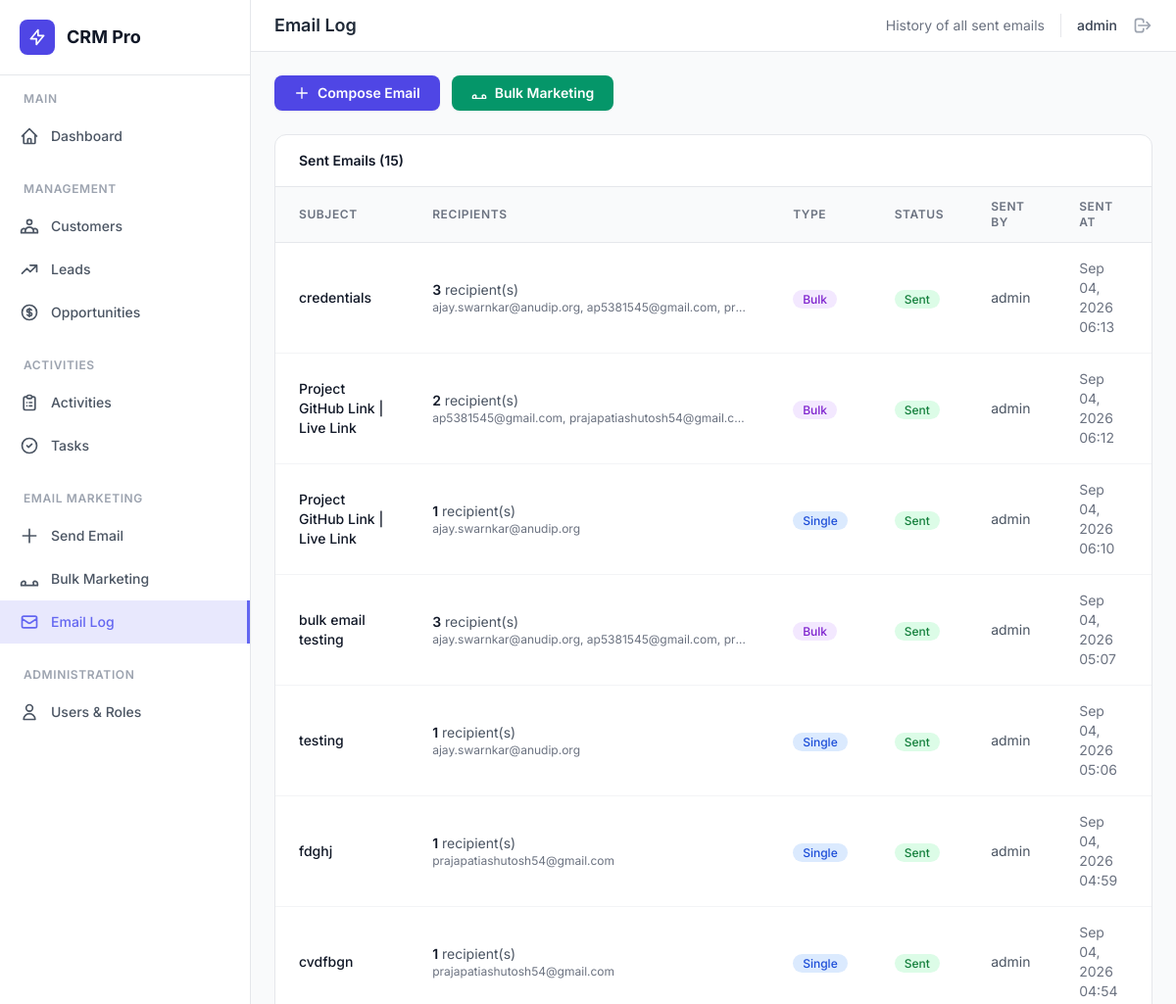
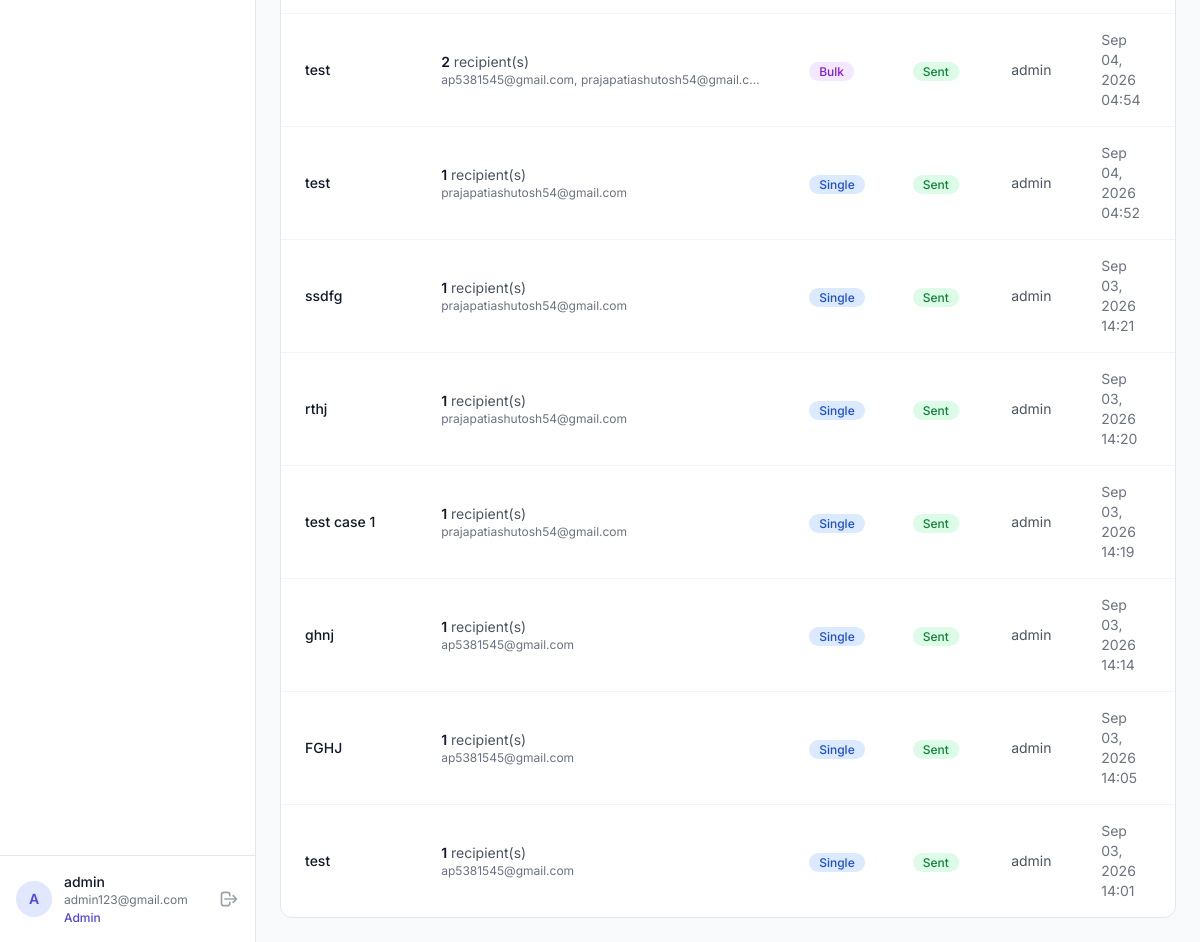
The app's page /crm/email/log/ (signed in) with its own data (2 pictures, top to bottom).
### user/models.py (models this page shows, shortened)
class User(models.Model):
    id = models.AutoField(primary_key=True)
    user_name = models.CharField(max_length=100, unique=True)
    password = models.CharField(max_length=256)
    email = models.EmailField(unique=True)
    is_active = models.BooleanField(default=True)
    is_admin = models.BooleanField(default=False)
    created_at = models.DateTimeField(auto_now_add=True)

class EmailLog(models.Model):
    id = models.AutoField(primary_key=True)
    subject = models.CharField(max_length=200)
    body = models.TextField()
    recipient_emails = models.TextField()
    recipient_count = models.PositiveIntegerField(default=0)
    sent_by = models.ForeignKey(
        User, on_delete=models.SET_NULL, null=True, blank=True
    )
    is_bulk = models.BooleanField(default=False)
    status = models.CharField(
        max_length=20,
        choices=[("Sent", "Sent"), ("Failed", "Failed")],
        default="Sent",
    )
    sent_at = models.DateTimeField(auto_now_add=True)

### user/views.py (the view)
# urls.py: path("email/log/", views.email_log, name="email_log"),
def email_log(request):
    current_user = _require_login(request)
    if not current_user:
        return redirect("login")
    logs = EmailLog.objects.all().order_by("-sent_at")
    if not current_user.is_admin:
        logs = logs.filter(sent_by=current_user)
    context = {
        "logs": logs,
        "current_user": current_user,
    }
    return render(request, "user/email_log.html", context)

### user/views.py (called while the page is built)
def _require_login(request):
    user_id = request.session.get("user_id")
    if not user_id:
        return None
    try:
        return User.objects.get(id=user_id)
    except User.DoesNotExist:
        return None

### user/templates/user/email_log.html (shortened to what this page needs)
{% extends "base.html" %}
{% load static %}
{% block page_title %}Email Log{% endblock %}
{% block page_subtitle %}History of all sent emails{% endblock %}
{% block content %}
<div class="flex flex-wrap gap-3 mb-6">
    <a href="{% url 'email_compose' %}" class="inline-flex items-center gap-2 bg-indigo-600 text-white px-5 py-2 rounded-lg text-sm font-semibold hover:bg-indigo-700 transition-colors shadow-sm">
        <svg class="w-4 h-4" fill="none" stroke="currentColor" viewBox="0 0 24 24"><path stroke-linecap="round" stroke-linejoin="round" stroke-width="2" d="M12 4v16m8-8H4"/></svg>
        Compose Email
    </a>
    <a href="{% url 'email_bulk' %}" class="inline-flex items-center gap-2 bg-emerald-600 text-white px-5 py-2 rounded-lg text-sm font-semibold hover:bg-emerald-700 transition-colors shadow-sm">
        <svg class="w-4 h-4" fill="none" stroke="currentColor" viewBox="0 0 24 24"><path stroke-linecap="round" stroke-linejoin="round" stroke-width="2" d="M17 20h5v-2a3 3 0 00-5.356-1.857M17 20H7m10 0v-2c0-.656-.126-1.283-.356-1.857M7 20H2v-2a3 3 0 015.356-1.857M7 20v-2c0-.656.126-1.283.356-1.857"/></svg>
        Bulk Marketing
    </a>
</div>
<div class="bg-white rounded-xl border border-gray-200 overflow-hidden">
    <div class="px-6 py-4 border-b border-gray-200">
        <h3 class="text-sm font-semibold text-gray-900">Sent Emails ({{ logs|length }})</h3>
    </div>
    <div class="overflow-x-auto">
        <table class="w-full">
            <thead class="bg-gray-50 border-b border-gray-200">
                <tr>
                    <th class="px-6 py-3 text-left text-xs font-semibold text-gray-500 uppercase tracking-wider">Subject</th>
                    <th class="px-6 py-3 text-left text-xs font-semibold text-gray-500 uppercase tracking-wider">Recipients</th>
                    <th class="px-6 py-3 text-left text-xs font-semibold text-gray-500 uppercase tracking-wider">Type</th>
                    <th class="px-6 py-3 text-left text-xs font-semibold text-gray-500 uppercase tracking-wider">Status</th>
                    <th class="px-6 py-3 text-left text-xs font-semibold text-gray-500 uppercase tracking-wider">Sent By</th>
                    <th class="px-6 py-3 text-left text-xs font-semibold text-gray-500 uppercase tracking-wider">Sent At</th>
                </tr>
            </thead>
            <tbody class="divide-y divide-gray-100">
                {% for log in logs %}
                <tr class="hover:bg-gray-50 transition-colors">
                    <td class="px-6 py-4 text-sm font-medium text-gray-900">{{ log.subject }}</td>
                    <td class="px-6 py-4 text-sm text-gray-600">
                        <span class="font-semibold text-gray-900">{{ log.recipient_count }}</span> recipient(s)
                        <p class="text-xs text-gray-500 max-w-xs truncate">{{ log.recipient_emails }}</p>
                    </td>
                    <td class="px-6 py-4">
                        <span class="px-2.5 py-0.5 text-xs font-medium rounded-full {% if log.is_bulk %}bg-purple-100 text-purple-700{% else %}bg-blue-100 text-blue-700{% endif %}">
                            {% if log.is_bulk %}Bulk{% else %}Single{% endif %}
                        </span>
                    </td>
                    <td class="px-6 py-4">
                        <span class="px-2.5 py-0.5 text-xs font-medium rounded-full {% if log.status == 'Sent' %}bg-green-100 text-green-700{% else %}bg-red-100 text-red-700{% endif %}">
                            {{ log.status }}
                        </span>
                    </td>
                    <td class="px-6 py-4 text-sm text-gray-600">{{ log.sent_by.user_name|default:"System" }}</td>
                    <td class="px-6 py-4 text-sm text-gray-500">{{ log.sent_at|date:"M d, Y H:i" }}</td>
                </tr>
                {% empty %}
                <tr>
                    <td colspan="6" class="px-6 py-12 text-center text-sm text-gray-500">No emails sent yet. Compose an email or launch a bulk campaign above.</td>
                </tr>
                {% endfor %}
            </tbody>
        </table>
    </div>
</div>
{% endblock %}

### user/templates/base.html (shortened to what this page needs)
<!DOCTYPE html>
<html lang="en">
<head>
    <script src="https://cdn.tailwindcss.com"></script>
</head>
<body class="bg-gray-50 text-gray-900">
    <div class="flex min-h-screen">
        <aside id="sidebar" class="w-64 bg-white border-r border-gray-200 flex flex-col fixed h-full z-30 transition-transform duration-300">
            <div class="p-5 border-b border-gray-200">
                <div class="flex items-center gap-3">
                    <div class="w-9 h-9 bg-indigo-600 rounded-lg flex items-center justify-center">
                        <svg class="w-5 h-5 text-white" fill="none" stroke="currentColor" viewBox="0 0 24 24">
                            <path stroke-linecap="round" stroke-linejoin="round" stroke-width="2" d="M13 10V3L4 14h7v7l9-11h-7z"/>
                        </svg>
                    </div>
                    <span class="text-lg font-bold text-gray-900">CRM Pro</span>
                </div>
            </div>
            <nav class="flex-1 py-4 overflow-y-auto">
                <div class="px-3 mb-2">
                    <p class="text-xs font-semibold text-gray-400 uppercase tracking-wider px-3 mb-2">Main</p>
                </div>
                <a href="{% url 'user_home' %}" class="sidebar-link flex items-center gap-3 px-5 py-3 text-sm font-medium text-gray-600 {% if request.resolver_match.url_name == 'user_home' %}active{% endif %}">
                    <svg class="w-5 h-5" fill="none" stroke="currentColor" viewBox="0 0 24 24"><path stroke-linecap="round" stroke-linejoin="round" stroke-width="2" d="M3 12l2-2m0 0l7-7 7 7M5 10v10a1 1 0 001 1h3m10-11l2 2m-2-2v10a1 1 0 01-1 1h-3m-6 0a1 1 0 001-1v-4a1 1 0 011-1h2a1 1 0 011 1v4a1 1 0 001 1m-6 0h6"/></svg>
                    Dashboard
                </a>
                <div class="px-3 mt-6 mb-2">
                    <p class="text-xs font-semibold text-gray-400 uppercase tracking-wider px-3 mb-2">Management</p>
                </div>
                <a href="{% url 'customer_list' %}" class="sidebar-link flex items-center gap-3 px-5 py-3 text-sm font-medium text-gray-600 {% if request.resolver_match.url_name == 'customer_list' %}active{% endif %}">
                    Customers
                </a>
                <a href="{% url 'lead_list' %}" class="sidebar-link flex items-center gap-3 px-5 py-3 text-sm font-medium text-gray-600 {% if request.resolver_match.url_name == 'lead_list' %}active{% endif %}">
                    <svg class="w-5 h-5" fill="none" stroke="currentColor" viewBox="0 0 24 24"><path stroke-linecap="round" stroke-linejoin="round" stroke-width="2" d="M13 7h8m0 0v8m0-8l-8 8-4-4-6 6"/></svg>
                    Leads
                </a>
                <a href="{% url 'opportunity_list' %}" class="sidebar-link flex items-center gap-3 px-5 py-3 text-sm font-medium text-gray-600 {% if request.resolver_match.url_name == 'opportunity_list' %}active{% endif %}">
                    Opportunities
                </a>
                <div class="px-3 mt-6 mb-2">
                    <p class="text-xs font-semibold text-gray-400 uppercase tracking-wider px-3 mb-2">Activities</p>
                </div>
                <a href="{% url 'activity_list' %}" class="sidebar-link flex items-center gap-3 px-5 py-3 text-sm font-medium text-gray-600 {% if request.resolver_match.url_name == 'activity_list' %}active{% endif %}">
                    <svg class="w-5 h-5" fill="none" stroke="currentColor" viewBox="0 0 24 24"><path stroke-linecap="round" stroke-linejoin="round" stroke-width="2" d="M9 5H7a2 2 0 00-2 2v12a2 2 0 002 2h10a2 2 0 002-2V7a2 2 0 00-2-2h-2M9 5a2 2 0 002 2h2a2 2 0 002-2M9 5a2 2 0 012-2h2a2 2 0 012 2m-3 7h3m-3 4h3m-6-4h.01M9 16h.01"/></svg>
                    Activities
                </a>
                <a href="{% url 'task_list' %}" class="sidebar-link flex items-center gap-3 px-5 py-3 text-sm font-medium text-gray-600 {% if request.resolver_match.url_name == 'task_list' %}active{% endif %}">
                    <svg class="w-5 h-5" fill="none" stroke="currentColor" viewBox="0 0 24 24"><path stroke-linecap="round" stroke-linejoin="round" stroke-width="2" d="M9 12l2 2 4-4m6 2a9 9 0 11-18 0 9 9 0 0118 0z"/></svg>
                    Tasks
                </a>
                <div class="px-3 mt-6 mb-2">
                    <p class="text-xs font-semibold text-gray-400 uppercase tracking-wider px-3 mb-2">Email Marketing</p>
                </div>
                <a href="{% url 'email_compose' %}" class="sidebar-link flex items-center gap-3 px-5 py-3 text-sm font-medium text-gray-600 {% if request.resolver_match.url_name == 'email_compose' %}active{% endif %}">
                    <svg class="w-5 h-5" fill="none" stroke="currentColor" viewBox="0 0 24 24"><path stroke-linecap="round" stroke-linejoin="round" stroke-width="2" d="M12 4v16m8-8H4"/></svg>
                    Send Email
                </a>
                <a href="{% url 'email_bulk' %}" class="sidebar-link flex items-center gap-3 px-5 py-3 text-sm font-medium text-gray-600 {% if request.resolver_match.url_name == 'email_bulk' %}active{% endif %}">
                    <svg class="w-5 h-5" fill="none" stroke="currentColor" viewBox="0 0 24 24"><path stroke-linecap="round" stroke-linejoin="round" stroke-width="2" d="M17 20h5v-2a3 3 0 00-5.356-1.857M17 20H7m10 0v-2c0-.656-.126-1.283-.356-1.857M7 20H2v-2a3 3 0 015.356-1.857M7 20v-2c0-.656.126-1.283.356-1.857"/></svg>
                    Bulk Marketing
                </a>
                <a href="{% url 'email_log' %}" class="sidebar-link flex items-center gap-3 px-5 py-3 text-sm font-medium text-gray-600 {% if request.resolver_match.url_name == 'email_log' %}active{% endif %}">
                    <svg class="w-5 h-5" fill="none" stroke="currentColor" viewBox="0 0 24 24"><path stroke-linecap="round" stroke-linejoin="round" stroke-width="2" d="M3 8l7.89 5.26a2 2 0 002.22 0L21 8M5 19h14a2 2 0 002-2V7a2 2 0 00-2-2H5a2 2 0 00-2 2v10a2 2 0 002 2z"/></svg>
                    Email Log
                </a>
                {% if current_user.is_admin %}
                <div class="px-3 mt-6 mb-2">
                    <p class="text-xs font-semibold text-gray-400 uppercase tracking-wider px-3 mb-2">Administration</p>
                </div>
                <a href="{% url 'user_list' %}" class="sidebar-link flex items-center gap-3 px-5 py-3 text-sm font-medium text-gray-600 {% if request.resolver_match.url_name == 'user_list' %}active{% endif %}">
                    <svg class="w-5 h-5" fill="none" stroke="currentColor" viewBox="0 0 24 24"><path stroke-linecap="round" stroke-linejoin="round" stroke-width="2" d="M16 7a4 4 0 11-8 0 4 4 0 018 0zM12 14a7 7 0 00-7 7h14a7 7 0 00-7-7z"/></svg>
                    Users & Roles
                </a>
                {% endif %}
            </nav>
            <div class="p-4 border-t border-gray-200">
                <div class="flex items-center gap-3">
                    <div class="w-9 h-9 bg-indigo-100 rounded-full flex items-center justify-center">
                        <span class="text-sm font-semibold text-indigo-600">{{ current_user.user_name|first|upper }}</span>
                    </div>
                    <div class="flex-1 min-w-0">
                        <p class="text-sm font-medium text-gray-900 truncate">{{ current_user.user_name }}</p>
                        <p class="text-xs text-gray-500 truncate">{{ current_user.email }}</p>
                        <p class="text-xs mt-0.5 font-medium {% if current_user.is_admin %}text-indigo-600{% else %}text-gray-400{% endif %}">
                            {% if current_user.is_admin %}Admin{% else %}User{% endif %}
                        </p>
                    </div>
                    <a href="{% url 'logout' %}" class="text-gray-400 hover:text-red-500 transition-colors" title="Logout">
                        <svg class="w-5 h-5" fill="none" stroke="currentColor" viewBox="0 0 24 24"><path stroke-linecap="round" stroke-linejoin="round" stroke-width="2" d="M17 16l4-4m0 0l-4-4m4 4H7m6 4v1a3 3 0 01-3 3H6a3 3 0 01-3-3V7a3 3 0 013-3h4a3 3 0 013 3v1"/></svg>
                    </a>
                </div>
            </div>
        </aside>
        <div class="flex-1 ml-64">
            <header class="bg-white border-b border-gray-200 px-6 py-3 sticky top-0 z-10">
                <div class="flex items-center justify-between">
                    <div class="flex items-center gap-4">
                        <h1 class="text-lg font-semibold text-gray-800">{% block page_title %}Dashboard{% endblock %}</h1>
                    </div>
                    <div class="flex items-center gap-4">
                        <span class="text-sm text-gray-500">{% block page_subtitle %}{% endblock %}</span>
                        <span class="text-sm font-medium text-gray-700">{{ current_user.user_name }}</span>
                        <a href="{% url 'logout' %}" class="text-gray-400 hover:text-red-500 transition-colors" title="Sign Out">
                            <svg class="w-5 h-5" fill="none" stroke="currentColor" viewBox="0 0 24 24"><path stroke-linecap="round" stroke-linejoin="round" stroke-width="2" d="M17 16l4-4m0 0l-4-4m4 4H7m6 4v1a3 3 0 01-3 3H6a3 3 0 01-3-3V7a3 3 0 013-3h4a3 3 0 013 3v1"/></svg>
                        </a>
                    </div>
                </div>
            </header>
            <main class="p-6">
                {% block content %}{% endblock %}
            </main>
        </div>
    </div>
</body>
</html>

### user/templates/base.html (style rules this page uses)
body { font-family: 'Inter', sans-serif; }
.sidebar-link.active { background: rgba(99, 102, 241, 0.15); color: #6366f1; border-right: 3px solid #6366f1; }

### records on screen
User: user_name|first "A", user_name "admin", email "admin123@gmail.com"
EmailLog: subject "credentials", recipient_count "3", recipient_emails "ajay.swarnkar@anudip.org, ap5381545@gmail.com, pr…", is_bulk "Bulk", status "Sent", sent_by.user_name "admin", sent_at "Sep 04, 2026 06:13"
EmailLog: subject "Project GitHub Link | Live Link", recipient_count "2", recipient_emails "ap5381545@gmail.com, prajapatiashutosh54@gmail.c…", is_bulk "Bulk", status "Sent", sent_by.user_name "admin", sent_at "Sep 04, 2026 06:12"
EmailLog: subject "Project GitHub Link | Live Link", recipient_count "1", recipient_emails "ajay.swarnkar@anudip.org", is_bulk "Single", status "Sent", sent_by.user_name "admin", sent_at "Sep 04, 2026 06:10"
EmailLog: subject "bulk email testing", recipient_count "3", recipient_emails "ajay.swarnkar@anudip.org, ap5381545@gmail.com, pr…", is_bulk "Bulk", status "Sent", sent_by.user_name "admin", sent_at "Sep 04, 2026 05:07"
EmailLog: subject "testing", recipient_count "1", recipient_emails "ajay.swarnkar@anudip.org", is_bulk "Single", status "Sent", sent_by.user_name "admin", sent_at "Sep 04, 2026 05:06"
EmailLog: subject "fdghj", recipient_count "1", recipient_emails "prajapatiashutosh54@gmail.com", is_bulk "Single", status "Sent", sent_by.user_name "admin", sent_at "Sep 04, 2026 04:59"
EmailLog: subject "cvdfbgn", recipient_count "1", recipient_emails "prajapatiashutosh54@gmail.com", is_bulk "Single", status "Sent", sent_by.user_name "admin", sent_at "Sep 04, 2026 04:54"
EmailLog: subject "test", recipient_count "2", recipient_emails "ap5381545@gmail.com, prajapatiashutosh54@gmail.c…", is_bulk "Bulk", status "Sent", sent_by.user_name "admin", sent_at "Sep 04, 2026 04:54"
EmailLog: subject "test", recipient_count "1", recipient_emails "prajapatiashutosh54@gmail.com", is_bulk "Single", status "Sent", sent_by.user_name "admin", sent_at "Sep 04, 2026 04:52"
EmailLog: subject "ssdfg", recipient_count "1", recipient_emails "prajapatiashutosh54@gmail.com", is_bulk "Single", status "Sent", sent_by.user_name "admin", sent_at "Sep 03, 2026 14:21"
EmailLog: subject "rthj", recipient_count "1", recipient_emails "prajapatiashutosh54@gmail.com", is_bulk "Single", status "Sent", sent_by.user_name "admin", sent_at "Sep 03, 2026 14:20"
EmailLog: subject "test case 1", recipient_count "1", recipient_emails "prajapatiashutosh54@gmail.com", is_bulk "Single", status "Sent", sent_by.user_name "admin", sent_at "Sep 03, 2026 14:19"
EmailLog: subject "ghnj", recipient_count "1", recipient_emails "ap5381545@gmail.com", is_bulk "Single", status "Sent", sent_by.user_name "admin", sent_at "Sep 03, 2026 14:14"
EmailLog: subject "FGHJ", recipient_count "1", recipient_emails "ap5381545@gmail.com", is_bulk "Single", status "Sent", sent_by.user_name "admin", sent_at "Sep 03, 2026 14:05"
EmailLog: subject "test", recipient_count "1", recipient_emails "ap5381545@gmail.com", is_bulk "Single", status "Sent", sent_by.user_name "admin", sent_at "Sep 03, 2026 14:01"

### other values on screen
{{ logs|length }} "15"
